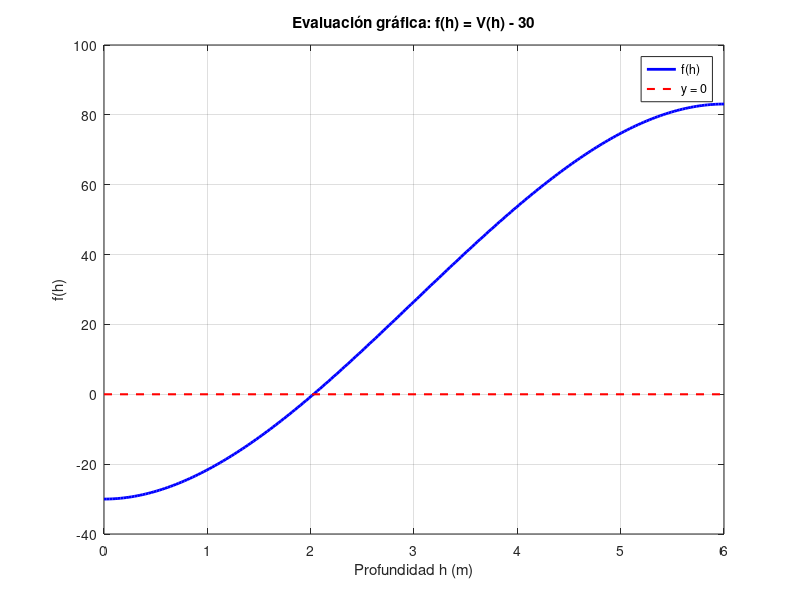

The MATLAB script that drew this image: (Note: this script raises an error after producing the figure.)
% 01-tanque-esferico.m - Ejercicio 1 de la Guía 3: raíces de una ecuación.
%
% Un tanque esférico de radio R = 3 m debe contener V = 30 m^3. El volumen de
% agua a profundidad h es
%   V(h) = pi * h^2 * (3R - h)/3,
% así que la profundidad buscada es la raíz de f(h) = V(h) - V = 0.
%
% Se grafica f con fplot, se separan las raíces con Tanteo y se aproximan con
% Intervalo Medio e Interpolación Lineal hasta E < 0.001.

clc;

% ----------------------------------------------------------------------
% Datos del problema
% ----------------------------------------------------------------------
R = 3;   % radio del tanque en metros
V = 30;  % volumen objetivo en metros cúbicos

% Los operadores .* y .^ son obligatorios: fplot evalúa f sobre vectores.
f = @(h) pi * (h.^2) .* ((3 * R - h) / 3) - V;

% Rango de búsqueda: h va de 0 (vacío) a 2R = 6 (lleno hasta el ecuador).
% Más allá del ecuador el polinomio sigue definido, pero ya no da volúmenes.
h_min = 0;
h_max = 2 * R;

fprintf('\n========================================================\n');
fprintf('  EJERCICIO 1 - TANQUE ESFÉRICO\n');
fprintf('  V = pi*h^2*(3R - h)/3   con   R = %.1f m,  V = %.1f m^3\n', R, V);
fprintf('========================================================\n');

% ----------------------------------------------------------------------
% a) Evaluación gráfica de las raíces con fplot
% ----------------------------------------------------------------------
figure('Name', 'Ejercicio 1 - Tanque esférico');
fplot(f, [h_min, h_max], 'b-', 'LineWidth', 2);
grid on;
hold on;

% Eje horizontal en y = 0: los cruces con esta recta son las raíces.
plot([h_min, h_max], [0, 0], 'r--', 'LineWidth', 1.5);

title('Evaluación gráfica: f(h) = V(h) - 30');
xlabel('Profundidad h (m)');
ylabel('f(h)');
legend({'f(h)', 'y = 0'}, 'Location', 'northeast');

fprintf('\n--- a) Evaluación gráfica ---\n');
fprintf('f(h) vale %.4f en h = %.1f y %.4f en h = %.1f.\n', ...
        f(h_min), h_min, f(h_max), h_max);

% ----------------------------------------------------------------------
% b) Separación de las raíces con el Método de Tanteo
% ----------------------------------------------------------------------
fprintf('\n--- b) Separación de raíces con Tanteo ---\n');
intervalos = tanteo(f, h_min, h_max);

if (isempty(intervalos))
  fprintf('\nNo se separó ninguna raíz: revise el incremento delta_x.\n');
  return;
endif

fprintf('\nSe separaron %d raíz/raíces.\n', rows(intervalos));

% ----------------------------------------------------------------------
% c) Aproximación con Intervalo Medio e Interpolación Lineal
% ----------------------------------------------------------------------
tol = input(sprintf('\nIngrese la cota de error a usar (se sugiere 0.001): '));

for k = 1:rows(intervalos)
  a = intervalos(k, 1);
  b = intervalos(k, 2);

  fprintf('\n=========== Intervalo %d: [%.4f, %.4f] ===========\n', k, a, b);

  % --- Método de Intervalo Medio (bisección) ---
  tic;
  [raiz_im, iter_im] = intervalo_medio(f, a, b, tol);
  tiempo_im = toc;

  fprintf('\nMétodo de Intervalo Medio:\n');
  fprintf('  raíz = %.6f m | f(raíz) = %.3e | iteraciones = %d | tiempo = %.6f s\n', ...
          raiz_im, f(raiz_im), iter_im, tiempo_im);

  % --- Método de Interpolación Lineal ---
  tic;
  [raiz_il, iter_il, tabla_il] = interpolacion_lineal(f, a, b, tol);
  tiempo_il = toc;

  fprintf('\nMétodo de Interpolación Lineal:\n');
  fprintf('  %-6s %-12s %-12s %-12s\n', 'Iter', 'a', 'b', 'c');
  for i = 1:rows(tabla_il)
    fprintf('  %-6d %-12.6f %-12.6f %-12.6f\n', tabla_il(i, 1), tabla_il(i, 2), ...
            tabla_il(i, 3), tabla_il(i, 4));
  endfor
  fprintf('  raíz = %.6f m | f(raíz) = %.3e | iteraciones = %d | tiempo = %.6f s\n', ...
          raiz_il, f(raiz_il), iter_il, tiempo_il);

  % Se marcan ambas raíces sobre el gráfico del punto a.
  plot(raiz_im, f(raiz_im), 'go', 'MarkerSize', 8, 'LineWidth', 2);
  plot(raiz_il, f(raiz_il), 'ms', 'MarkerSize', 8, 'LineWidth', 2);
endfor

hold off;
